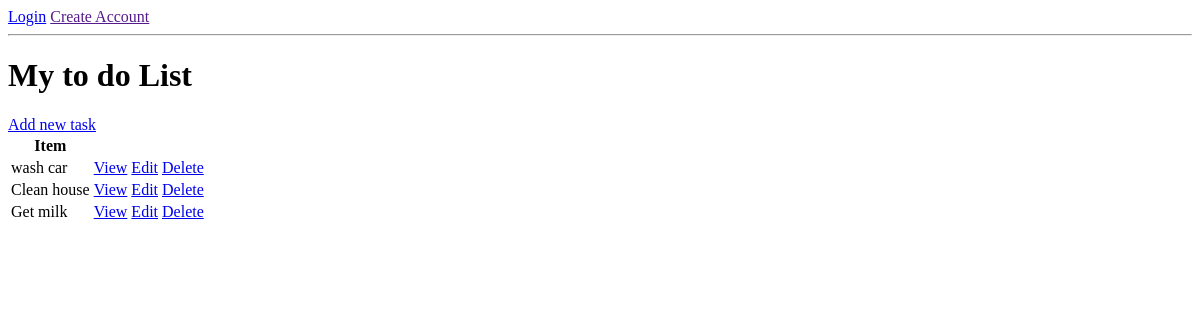
/, run on an earlier commit of the app's database.
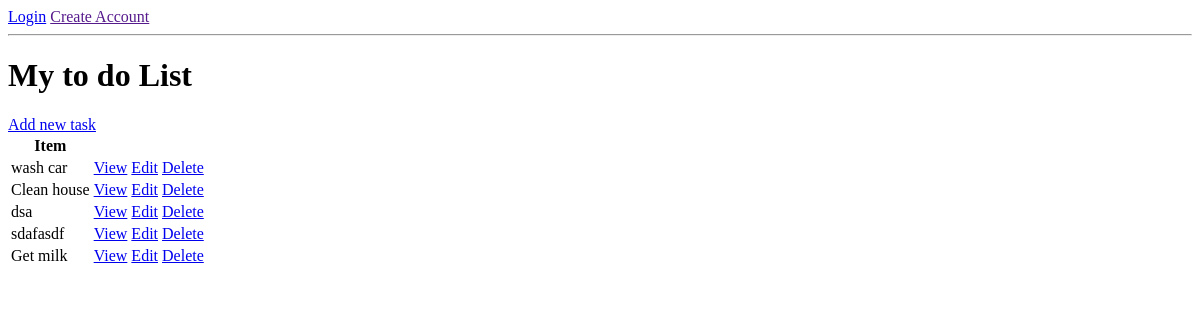
And on a later commit of the database.
### base/models.py (models this page shows, shortened)
class Task(models.Model):
  user = models.ForeignKey(User, on_delete=models.CASCADE, null=True, blank=True)
  title = models.CharField(max_length=255)
  description = models.TextField(null=True, blank=True)
  complete = models.BooleanField()
  create = models.DateTimeField(auto_now_add=True)
  class Meta:
    ordering = ['complete']

### base/views.py (the view)
# urls.py: path('', TaskList.as_view(), name='tasks'),
class TaskList(ListView):
  model = Task
  context_object_name: Optional[str] = 'tasks'

### base/templates/base/task_list.html
{% if request.user.is_authenticated %}
<p>{{ request.user }}</p>
<a href="">Logout</a>
{% else %}
<a href="{% url 'login' %}">Login</a>
<a href="">Create Account</a>
{% endif %}
<hr>
<h1>My to do List</h1>
<a href="{% url 'task-create' %}">Add new task</a>
<table>
  <tr>
    <th>Item</th>
    <th></th>
    <th></th>
    <th></th>
  </tr>
  {% for task in tasks %}
  <tr>
    <td>{{task.title}}</td>
    <td><a href="{% url 'task' task.id %}">View</a></td>
    <td><a href="{% url 'task-update' task.id %}">Edit</a></td>
    <td><a href="{% url 'task-delete' task.id %}">Delete</a></td>
  </tr>
  {% empty %}
  <h3>No items in list</h3>
  {% endfor %}
</table>

What changed in the data, as far as the page shows it:
added Task: title "dsa"
added Task: title "sdafasdf"
